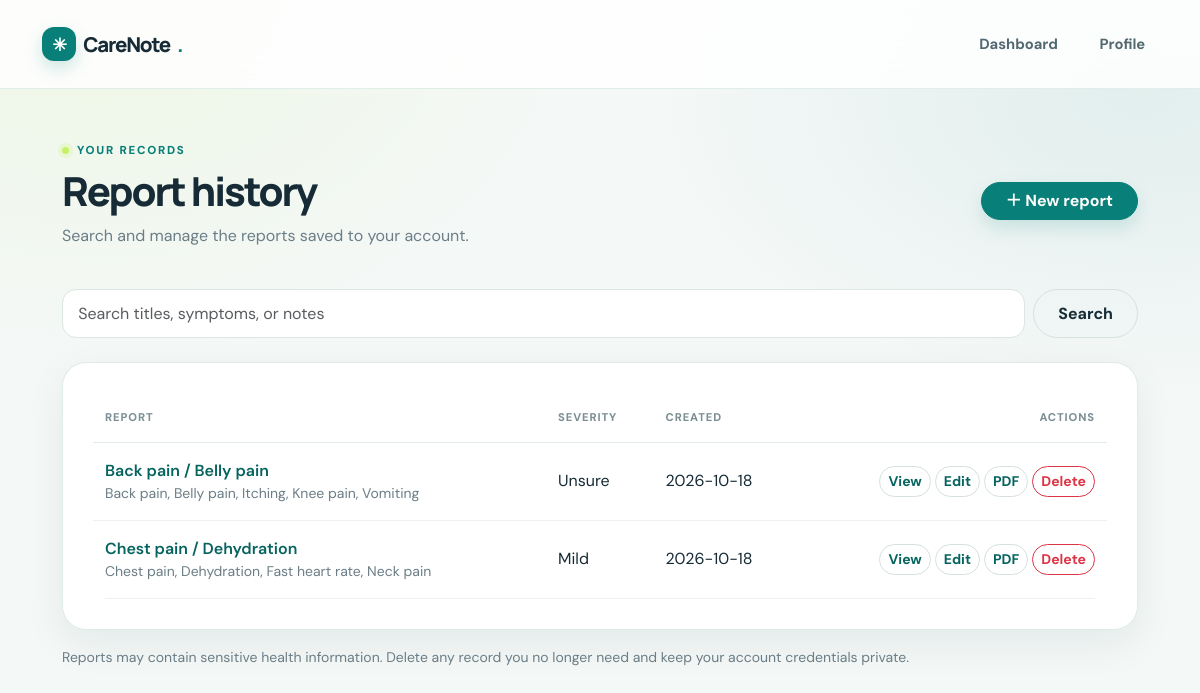
Screenshot of /reports (signed in) with the database file from the repository.
### tables this page shows
CREATE TABLE reports (
                id INTEGER PRIMARY KEY AUTOINCREMENT,
                user_id INTEGER NOT NULL,
                title TEXT NOT NULL DEFAULT 'Symptom summary',
                report_json TEXT NOT NULL,
                created_at TEXT NOT NULL,
                updated_at TEXT NOT NULL,
                FOREIGN KEY(user_id) REFERENCES users(id) ON DELETE CASCADE
            );

### app.py (the view)
    @app.get("/reports")
    @login_required
    def report_history():
        q = request.args.get("q", "").strip()[:100]
        with connect_db() as db:
            if q:
                rows = db.execute("SELECT id,title,report_json,created_at,updated_at FROM reports WHERE user_id=? AND (title LIKE ? OR report_json LIKE ?) ORDER BY created_at DESC",
                                  (g.user["id"], f"%{q}%", f"%{q}%")).fetchall()
            else:
                rows = db.execute("SELECT id,title,report_json,created_at,updated_at FROM reports WHERE user_id=? ORDER BY created_at DESC", (g.user["id"],)).fetchall()
        reports = []
        for row in rows:
            data = json.loads(row["report_json"])
            reports.append({"id": row["id"], "title": row["title"], "created_at": row["created_at"],
                            "updated_at": row["updated_at"], "symptoms": data.get("symptoms", []), "severity": data.get("severity", "Unsure")})
        return render_template("history.html", reports=reports, q=q)

### templates/history.html
<!doctype html><html lang="en"><head><meta charset="utf-8"><meta name="viewport" content="width=device-width, initial-scale=1"><title>Report history | CareNote</title><link href="https://cdn.jsdelivr.net/npm/bootstrap@5.3.3/dist/css/bootstrap.min.css" rel="stylesheet"><link href="{{ url_for('static', filename='style.css') }}" rel="stylesheet"></head><body><nav class="navbar site-nav"><div class="container py-2"><a class="navbar-brand brand-lockup" href="{{ url_for('dashboard') }}"><span class="brand-mark">✳</span> CareNote<span class="brand-dot">.</span></a><div class="d-flex gap-3 align-items-center"><a class="nav-soft" href="{{ url_for('dashboard') }}">Dashboard</a><a class="nav-soft" href="{{ url_for('profile') }}">Profile</a></div></div></nav><main class="container py-5" style="max-width:1100px">{% with messages = get_flashed_messages(with_categories=true) %}{% for category,message in messages %}<div class="alert alert-{{ category }} rounded-4">{{ message }}</div>{% endfor %}{% endwith %}<div class="d-flex justify-content-between align-items-center flex-wrap gap-3 mb-4"><div><span class="eyebrow">YOUR RECORDS</span><h1 class="display-6 fw-bold mt-2">Report history</h1><p class="text-secondary">Search and manage the reports saved to your account.</p></div><a class="btn btn-primary rounded-pill px-4" href="{{ url_for('new_report') }}">＋ New report</a></div><form class="d-flex gap-2 mb-4" method="get"><input class="form-control" type="search" name="q" value="{{ q }}" placeholder="Search titles, symptoms, or notes"><button class="btn btn-outline-dark rounded-pill px-4">Search</button>{% if q %}<a class="btn btn-light rounded-pill" href="{{ url_for('report_history') }}">Clear</a>{% endif %}</form><section class="panel">{% if reports %}<div class="table-responsive"><table class="table align-middle"><thead><tr><th>Report</th><th>Severity</th><th>Created</th><th class="text-end">Actions</th></tr></thead><tbody>{% for r in reports %}<tr><td><a class="fw-semibold text-decoration-none" href="{{ url_for('report_detail', report_id=r.id) }}">{{ r.title }}</a><div class="small text-secondary">{{ r.symptoms|join(', ')|truncate(120) }}</div></td><td>{{ r.severity }}</td><td>{{ r.created_at[:10] }}</td><td><div class="d-flex gap-1 justify-content-end flex-wrap"><a class="btn btn-sm btn-outline-secondary rounded-pill" href="{{ url_for('report_detail', report_id=r.id) }}">View</a><a class="btn btn-sm btn-outline-secondary rounded-pill" href="{{ url_for('edit_report', report_id=r.id) }}">Edit</a><a class="btn btn-sm btn-outline-secondary rounded-pill" href="{{ url_for('export_saved_report', report_id=r.id) }}">PDF</a><form method="post" action="{{ url_for('delete_report', report_id=r.id) }}" onsubmit="return confirm('Delete this report permanently?')"><input type="hidden" name="csrf_token" value="{{ csrf_token() }}"><button class="btn btn-sm btn-outline-danger rounded-pill">Delete</button></form></div></td></tr>{% endfor %}</tbody></table></div>{% else %}<div class="text-center py-5"><h2 class="h5">No matching reports</h2><p class="text-secondary">Try another search or create a new report.</p><a href="{{ url_for('new_report') }}" class="btn btn-primary rounded-pill">Create report</a></div>{% endif %}</section><p class="small text-secondary mt-3">Reports may contain sensitive health information. Delete any record you no longer need and keep your account credentials private.</p></main></body></html>

### static/style.css (style rules this page uses)
:root { --cn-ink: #172b36; --cn-muted: #6b7d86; --cn-teal: #087f78; --cn-teal-dark: #06645f; --cn-mint: #dff7ef; --cn-lime: #c8f169; --cn-bg: #f4f8f7; --cn-line: #e2ebe8; --cn-white: #fff; --cn-shadow: 0 14px 40px rgba(21, 55, 55, .07); --cn-shadow-hover: 0 20px 46px rgba(21, 55, 55, .13); --cn-radius: 24px }
* { box-sizing: border-box }
html { scroll-behavior: smooth }
body { font-family: 'DM Sans', system-ui, -apple-system, sans-serif; color: var(--cn-ink); background: radial-gradient(ellipse at 8% 0%, rgba(200, 241, 105, .13), transparent 32%), radial-gradient(ellipse at 95% 12%, rgba(8, 127, 120, .08), transparent 30%), var(--cn-bg); min-height: 100vh }
h1, h2, h3, h4, h5, .navbar-brand { font-family: 'Manrope', 'DM Sans', sans-serif; letter-spacing: -.035em }
h1 { letter-spacing: -.05em }
p { line-height: 1.7 }
.container { position: relative }
.site-nav { position: sticky; top: 0; z-index: 1000; background: rgba(255, 255, 255, .86); backdrop-filter: blur(18px); border-bottom: 1px solid rgba(220, 234, 229, .85) }
.site-nav .container { min-height: 72px }
.brand-lockup { font-family: 'Manrope', sans-serif; font-size: 1.28rem; font-weight: 800; letter-spacing: -.06em; color: var(--cn-ink) !important; display: inline-flex; align-items: center; gap: .45rem }
.brand-mark { width: 34px; height: 34px; display: inline-grid; place-items: center; background: var(--cn-teal); color: #fff; border-radius: 12px; font-size: 1.1rem; box-shadow: 0 7px 18px rgba(8, 127, 120, .2) }
.brand-dot { color: var(--cn-teal) }
.nav-soft { font-size: .92rem; font-weight: 700; text-decoration: none; color: #536871; padding: .6rem .8rem; border-radius: 999px; transition: background .2s, color .2s }
.eyebrow, .hero-kicker { display: inline-flex; align-items: center; gap: .5rem; color: var(--cn-teal); font-size: .72rem; font-weight: 800; letter-spacing: .15em; text-transform: uppercase }
.eyebrow:before { content: ''; width: 7px; height: 7px; border-radius: 50%; background: var(--cn-lime); box-shadow: 0 0 0 4px rgba(200, 241, 105, .2) }
.display-6 { font-weight: 800 !important; line-height: 1.12 }
.text-secondary { color: var(--cn-muted) !important }
.btn { font-weight: 700; transition: transform .2s, box-shadow .2s, background .2s; border-radius: 999px }
.btn-primary, .btn-brand { --bs-btn-bg: var(--cn-teal); --bs-btn-border-color: var(--cn-teal); --bs-btn-hover-bg: var(--cn-teal-dark); --bs-btn-hover-border-color: var(--cn-teal-dark); --bs-btn-active-bg: var(--cn-teal-dark); --bs-btn-color: #fff; box-shadow: 0 8px 18px rgba(8, 127, 120, .15) }
.btn-outline-dark { --bs-btn-color: var(--cn-ink); --bs-btn-border-color: #d5e1de; --bs-btn-hover-bg: #e9f4f0; --bs-btn-hover-color: var(--cn-ink); --bs-btn-hover-border-color: #c6dcd5 }
.btn-outline-secondary { --bs-btn-border-color: #d5e1de; --bs-btn-color: #52666f; --bs-btn-hover-bg: #eef6f3; --bs-btn-hover-color: var(--cn-ink) }
.form-control, .form-select { min-height: 48px; border: 1px solid #dce7e3; border-radius: 14px; background-color: #fff; color: var(--cn-ink); padding: .72rem .95rem; box-shadow: none; transition: border-color .2s, box-shadow .2s }
.panel, .metric-card { background: rgba(255, 255, 255, .94); border: 1px solid rgba(220, 234, 229, .92); border-radius: var(--cn-radius); padding: clamp(20px, 3vw, 30px); box-shadow: var(--cn-shadow); transition: transform .25s, box-shadow .25s, border-color .25s }
.panel { margin-bottom: 1rem }
.table { --bs-table-bg: transparent; --bs-table-color: var(--cn-ink); margin-bottom: 0 }
.table thead th { border-bottom: 1px solid var(--cn-line); font-size: .7rem; text-transform: uppercase; letter-spacing: .08em; color: #7b8e94; font-weight: 800; padding: 1rem .75rem }
.table tbody td { padding: 1rem .75rem; border-color: #edf2ef }
.table a { color: var(--cn-teal-dark) }
.table-responsive { border-radius: 15px }

### rows the page displays
reports: title "Back pain / Belly pain", symptoms "Back pain, Belly pain, Itching, Knee pain, Vomiting", severity "Unsure", created_at "2026-10-18"
reports: title "Chest pain / Dehydration", symptoms "Chest pain, Dehydration, Fast heart rate, Neck pain", severity "Mild", created_at "2026-10-18"
